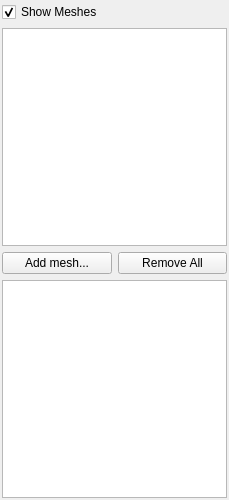
<?xml version="1.0" encoding="UTF-8"?>
<ui version="4.0">
 <class>MshTabWidgetBase</class>
 <widget class="QWidget" name="MshTabWidgetBase">
  <property name="geometry">
   <rect>
    <x>0</x>
    <y>0</y>
    <width>229</width>
    <height>500</height>
   </rect>
  </property>
  <property name="windowTitle">
   <string>Form</string>
  </property>
  <layout class="QVBoxLayout" name="verticalLayout">
   <property name="margin">
    <number>2</number>
   </property>
   <item>
    <widget class="QCheckBox" name="showMeshesCheckBox">
     <property name="toolTip">
      <string>Shows / hides mesh objects in the graphics views</string>
     </property>
     <property name="text">
      <string>Show Meshes</string>
     </property>
     <property name="checked">
      <bool>true</bool>
     </property>
    </widget>
   </item>
   <item>
    <widget class="DataView" name="treeView"/>
   </item>
   <item>
    <layout class="QHBoxLayout" name="horizontalLayout">
     <item>
      <widget class="QPushButton" name="addMeshPushButton">
       <property name="text">
        <string>Add mesh...</string>
       </property>
      </widget>
     </item>
     <item>
      <widget class="QPushButton" name="clearAllPushButton">
       <property name="text">
        <string>Remove All</string>
       </property>
      </widget>
     </item>
    </layout>
   </item>
   <item>
    <widget class="DataView" name="elementView"/>
   </item>
  </layout>
 </widget>
 <customwidgets>
  <customwidget>
   <class>DataView</class>
   <extends>QTreeView</extends>
   <header>DataView.h</header>
  </customwidget>
 </customwidgets>
 <resources/>
 <connections/>
</ui>
